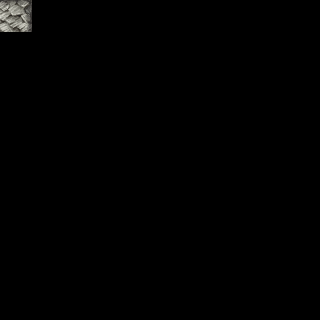

This is a level from a 2D game, rendered from its Tiled map with the project's own tilesets. A one-line summary and the complete map file follow:
An orthogonal 10x10 tile map with 32x32 px tiles, 7 tile layers (regions, input_bottom, output_bottom, output1_bottom, ...).

<map version="1.0" orientation="orthogonal" renderorder="right-down" width="10" height="10" tilewidth="32" tileheight="32" nextobjectid="1">
 <tileset firstgid="1" name="TileA4" tilewidth="32" tileheight="32" tilecount="240" columns="16">
  <image source="../Graphics/System/TileA4.png" width="512" height="480" />
 </tileset>
 <layer name="regions" width="10" height="10">
  <data encoding="csv">
217,0,0,0,0,0,0,0,0,0,
0,0,0,0,0,0,0,0,0,0,
0,0,0,0,0,0,0,0,0,0,
0,0,0,0,0,0,0,0,0,0,
0,0,0,0,0,0,0,0,0,0,
0,0,0,0,0,0,0,0,0,0,
0,0,0,0,0,0,0,0,0,0,
0,0,0,0,0,0,0,0,0,0,
0,0,0,0,0,0,0,0,0,0,
0,0,0,0,0,0,0,0,0,0
</data>
 </layer>
 <layer name="input_bottom" width="10" height="10">
  <data encoding="csv">
233,0,0,0,0,0,0,0,0,0,
0,0,0,0,0,0,0,0,0,0,
0,0,0,0,0,0,0,0,0,0,
0,0,0,0,0,0,0,0,0,0,
0,0,0,0,0,0,0,0,0,0,
0,0,0,0,0,0,0,0,0,0,
0,0,0,0,0,0,0,0,0,0,
0,0,0,0,0,0,0,0,0,0,
0,0,0,0,0,0,0,0,0,0,
0,0,0,0,0,0,0,0,0,0
</data>
 </layer>
 <layer name="output_bottom" width="10" height="10">
  <data encoding="csv">
77,0,0,0,0,0,0,0,0,0,
0,0,0,0,0,0,0,0,0,0,
0,0,0,0,0,0,0,0,0,0,
0,0,0,0,0,0,0,0,0,0,
0,0,0,0,0,0,0,0,0,0,
0,0,0,0,0,0,0,0,0,0,
0,0,0,0,0,0,0,0,0,0,
0,0,0,0,0,0,0,0,0,0,
0,0,0,0,0,0,0,0,0,0,
0,0,0,0,0,0,0,0,0,0
</data>
 </layer>
 <layer name="output1_bottom" width="10" height="10">
  <data encoding="csv">
45,0,0,0,0,0,0,0,0,0,
0,0,0,0,0,0,0,0,0,0,
0,0,0,0,0,0,0,0,0,0,
0,0,0,0,0,0,0,0,0,0,
0,0,0,0,0,0,0,0,0,0,
0,0,0,0,0,0,0,0,0,0,
0,0,0,0,0,0,0,0,0,0,
0,0,0,0,0,0,0,0,0,0,
0,0,0,0,0,0,0,0,0,0,
0,0,0,0,0,0,0,0,0,0
</data>
 </layer>
 <layer name="output2_bottom" width="10" height="10">
  <data encoding="csv">
201,0,0,0,0,0,0,0,0,0,
0,0,0,0,0,0,0,0,0,0,
0,0,0,0,0,0,0,0,0,0,
0,0,0,0,0,0,0,0,0,0,
0,0,0,0,0,0,0,0,0,0,
0,0,0,0,0,0,0,0,0,0,
0,0,0,0,0,0,0,0,0,0,
0,0,0,0,0,0,0,0,0,0,
0,0,0,0,0,0,0,0,0,0,
0,0,0,0,0,0,0,0,0,0
</data>
 </layer>
 <layer name="output3_bottom" width="10" height="10">
  <data encoding="csv">
197,0,0,0,0,0,0,0,0,0,
0,0,0,0,0,0,0,0,0,0,
0,0,0,0,0,0,0,0,0,0,
0,0,0,0,0,0,0,0,0,0,
0,0,0,0,0,0,0,0,0,0,
0,0,0,0,0,0,0,0,0,0,
0,0,0,0,0,0,0,0,0,0,
0,0,0,0,0,0,0,0,0,0,
0,0,0,0,0,0,0,0,0,0,
0,0,0,0,0,0,0,0,0,0
</data>
 </layer>
 <layer name="output4_bottom" width="10" height="10">
  <data encoding="csv">
180,0,0,0,0,0,0,0,0,0,
0,0,0,0,0,0,0,0,0,0,
0,0,0,0,0,0,0,0,0,0,
0,0,0,0,0,0,0,0,0,0,
0,0,0,0,0,0,0,0,0,0,
0,0,0,0,0,0,0,0,0,0,
0,0,0,0,0,0,0,0,0,0,
0,0,0,0,0,0,0,0,0,0,
0,0,0,0,0,0,0,0,0,0,
0,0,0,0,0,0,0,0,0,0
</data>
 </layer>
</map>
